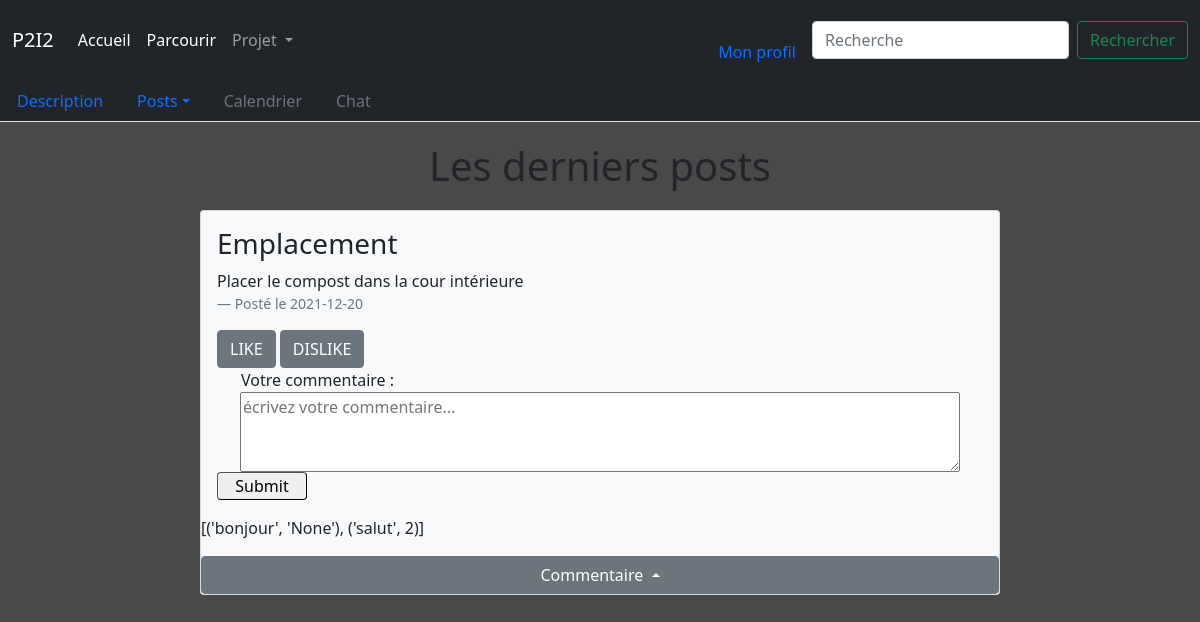
/sub/1/post, run on an earlier commit of the app's database.
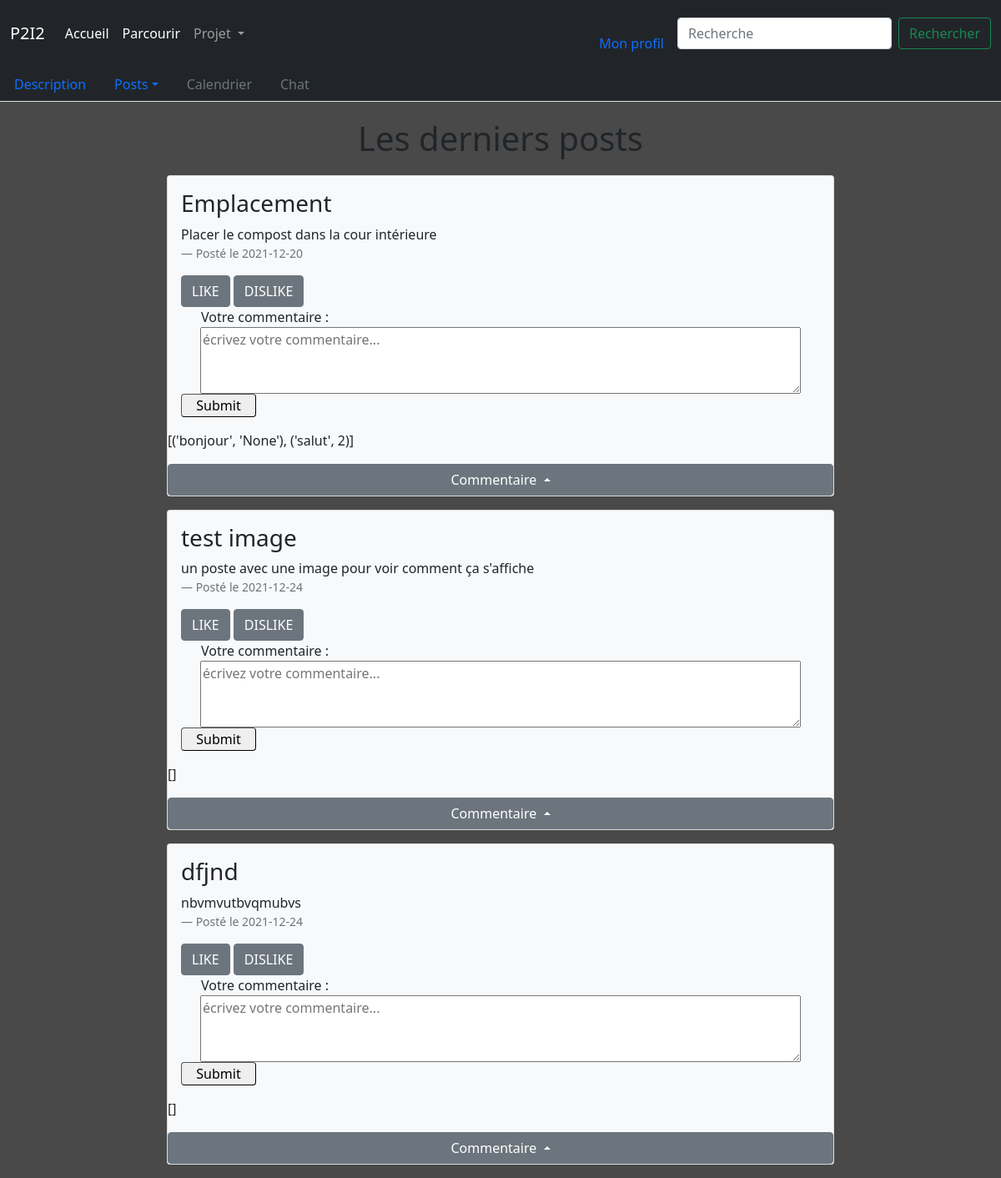
And on a later commit of the database.
### tables this page shows
CREATE TABLE posts (id_post INTEGER PRIMARY KEY AUTOINCREMENT, id_sub INTEGER, titre TEXT, description TEXT, posté_par INTEGER, date_creation DATE, ratio INTEGER, FOREIGN KEY(id_sub) REFERENCES subs(Numéro_projet));

### app.py (the view)
@app.route('/sub/<id>/post')
def viewpost(id):
     db = sqlite3.connect('database.db')
     cursor = db.cursor()
     if test_id_sub(id):
          query = '''SELECT id_post,titre,description,id_sub,date_creation FROM posts WHERE id_sub=? ORDER BY date_creation;'''
          cursor.execute(query,(id,))
          L =(cursor.fetchall(),id)
          comments={}
          for row in L[0]:
               idpost=row[0]
               cursor.execute('SELECT contenu,posté_par FROM commentaires WHERE id_post=?',(idpost,))
               comments[idpost]=cursor.fetchall()
          return render_template('viewpost.html', data=L,comments=comments)
     else:
          db.close()
          return redirect('/')

### app.py (called while the page is built)
@app.context_processor
def handle_context():
    return dict(os=os)

def test_id_sub(id):
     db = sqlite3.connect('database.db')
     cursor = db.cursor()
     cursor.execute(""" SELECT description FROM subs WHERE numéro_projet=?;""",(id,))
     test=cursor.fetchall()
     if test!=[]:
          return True
     else:
          return False

### templates/viewpost.html (shortened to what this page needs)
{% extends 'layout.html' %}
{% block content %}
<ul class="nav nav-tabs navbar-dark bg-dark">
  <li class="nav-item">
    <a class="nav-link " aria-current="page" href="/sub/{{ data[1] }} ">Description</a>
  </li>
  <li class="nav-item active dropdown">
    <a class="nav-link dropdown-toggle" id="navbarDropdown" role="button" data-bs-toggle="dropdown" aria-expanded="false" href="#">Posts</a>
  </li>
  <li class="nav-item">
    <a class="nav-link disabled">Calendrier</a>
  </li>
  <li class="nav-item">
    <a class="nav-link disabled">Chat</a>
  </li>
</ul>
<body style = "background-color: rgb(73, 73, 73);">
  <h1 style = "margin: auto;text-align: center;padding: 20px;">Les derniers posts</h1>
  <div class="card-columns">
  {% for item in data[0] %}
      <div class="card bg-light mb-3" style="width : 50rem; margin:auto;">
        <div class="card-body">
            <h3 class="card-title">{{item[1]}}</h3>
            <p class="card-text">{{item[2]}}</p>
            <footer class = "blockquote-footer">Posté le {{item[4]}}</footer>
            <button class = "btn btn-block btn-secondary">LIKE</button>
            <button class = "btn btn-block btn-secondary">DISLIKE</button>
            <form  action='/comment/{{item[0]}}'  method = "POST">
              <label for='commentaire' style='padding-left: 1.5rem'>Votre commentaire :</label>
              <textarea  type='text' name='commentaire' rows="6" placeholder="écrivez votre commentaire..."
            required
              minlength='1' maxlength='500' style="height: 80px; width: 45rem; display: block;
              margin-left: auto;
              margin-right: auto;"></textarea>
              <input type= "submit" value="Submit" style="display: flex;
              justify-content: center;
              width: 90px;
              border-radius: 4px;
              border-width: 1px;" >
            </form>
        </div>
        <p>{{comments[item[0]]}}</p>
        <div class="btn-group dropup">
          <button class="btn btn-secondary dropdown-toggle" type="button" id="dropdownMenu2" data-toggle="dropdown" aria-haspopup="true" aria-expanded="false" style='width: 50rem;'>
            Commentaire
          </button>
        </div>
      </div>
  {% endfor %}
  </div>
</body>
{% endblock %}

What changed in the data, as far as the page shows it:
added posts: titre "test image", description "un poste avec une image pour voir comment ça s'affiche", date_creation "2021-12-24", id_post "[]"
added posts: titre "dfjnd", description "nbvmvutbvqmubvs", date_creation "2021-12-24", id_post "[]"
